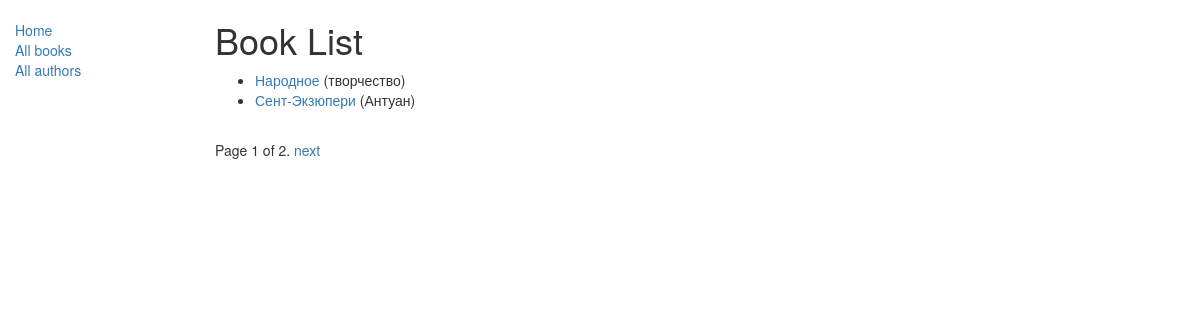
Screenshot of /catalog/authors/ with the database file from the repository.
### catalog/models.py (models this page shows, shortened)
class Author(models.Model):
    first_name = models.CharField(max_length=200)
    last_name = models.CharField(max_length=200)
    date_of_birth = models.DateField(null=True, blank=True)
    date_of_death = models.DateField('Died', null=True, blank=True)

### catalog/views.py (the view)
# urls.py: path('authors/', views.AuthorListView.as_view(), name='authors'),
class AuthorListView(generic.ListView):
    model = Author
    paginate_by = 2

### templates/catalog/author_list.html
{% extends "base.html" %}
{% block content %}
    <h1>Book List</h1>
    {% if author_list %}
    <ul>
      {% for author in author_list %}
      <li>
        <a href="{% url 'author_detail' author.pk %}">{{ author.last_name }}</a> ({{author.first_name}})
      </li>
      {% endfor %}
    </ul>
    {% else %}
      <p>There are no books in the library.</p>
    {% endif %}
{% endblock %}

### rows the page displays
Author: last_name "Народное", first_name "творчество"
Author: last_name "Сент-Экзюпери", first_name "Антуан"

### other values shown
{{ page_obj.number }} "1"
{{ page_obj.paginator.num_pages }} "2"
